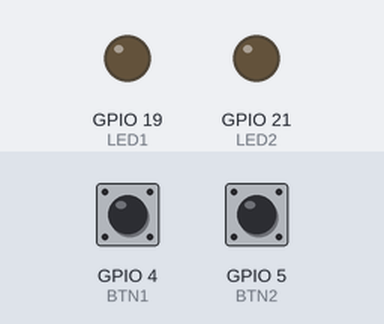
This sketch was run on a simulated ESP32. Shown: output pins drawn as LEDs (lit = HIGH). Dashed ring = blinking. The inputs (shaded band) are chosen by the test bench; at power-on: GPIO 4 (BTN1) HIGH, GPIO 5 (BTN2) HIGH.

Above: at 1.2 s.
1.3 s: GPIO 4 (BTN1) pulled LOW for 3.2 s
At 4.9 s:
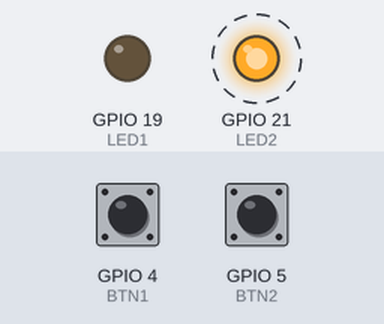
7.5 s: GPIO 4 (BTN1) pulled LOW for 0.15 s
At 8.76 s:
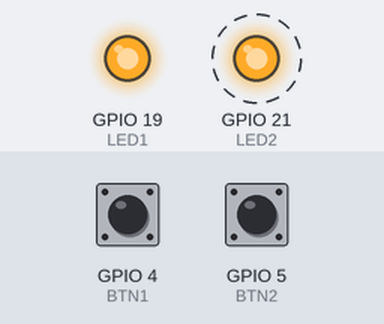
10.6 s: GPIO 5 (BTN2) pulled LOW for 0.15 s
13.6 s: GPIO 5 (BTN2) pulled LOW for 1 s
At 15.36 s:
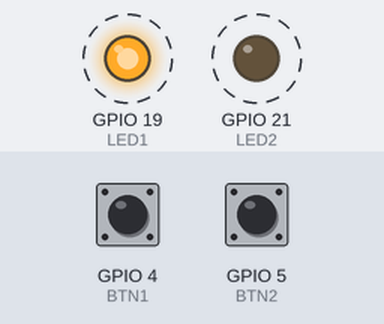
17.6 s: GPIO 5 (BTN2) pulled LOW for 3.2 s
Timing chart, 0 to 24.8 s (numbered marks = the images above; inputs shaded):
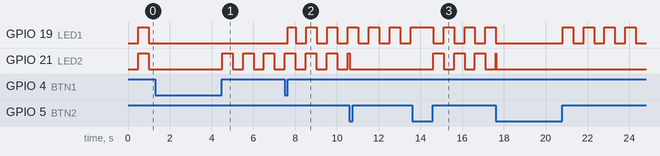

Measured:
- after the input at 1.3 s, GPIO 19 (LED1): stops changing and stays LOW
- after the input at 7.5 s, GPIO 19 (LED1): LOW → HIGH after 0.16 s, then repeats every 1.0 s: LOW 0.50 s, HIGH 0.50 s
- after the input at 13.6 s, GPIO 21 (LED2): alternates HIGH for 0.50 s and LOW for 0.50 s, starting after 1.0 s

The sketch:

Lab1Part3.ino
```cpp
// Filename: Lab1Part3.ino
// Author: Dhruv Naik
// Date: 01/12/2026
// Description: This file controls an LEDs on an ESP32 when pressed by a pushbutton

// ============================= Constants =======================================
const int LED1 = 19; //LED1
const int LED2 = 21; //LED2

const int BTN1 = 4;   //Button 1
const int BTN2 = 5;   //Button 2

// ============================= Global Variables =======================================
bool led1Flashing = true; //true if LED1 is flashing
bool led2Flashing = true; //true if LED2 is flashing

// LED state i.e. whether the LED is on or off
bool led1State = false;
bool led2State = false;

// The last time the LEDs changed state
unsigned long previousMillis1 = 0;
unsigned long previousMillis2 = 0;

//time in between LED flashing
const unsigned long flashInterval = 500;

//button states
bool btn1Prev = HIGH;
bool btn2Prev = HIGH;

//the last time the button was toggled
unsigned long btn1LastChange = 0;
unsigned long btn2LastChange = 0;

const unsigned long debounceDelay = 25; //How long to check for debounce

// ============================= Setup =======================================
void setup() {
  //Set LEDs to output
  pinMode(LED1, OUTPUT);
  pinMode(LED2, OUTPUT);

  //Set buttons to input (when pressed state is LOW)
  pinMode(BTN1, INPUT_PULLUP);
  pinMode(BTN2, INPUT_PULLUP);

  //Write LEDs to LOW
  digitalWrite(LED1, LOW);
  digitalWrite(LED2, LOW);
}

// ============================= Loop =======================================
void loop() {
  //what the current time is now
  unsigned long now = millis();


  // BUTTON 1 logic ---------------------------------
  int reading1 = digitalRead(BTN1);

  //if the button state changed
  if (reading1 != btn1Prev) {
    btn1LastChange = now; //record the time the state changed
    btn1Prev = reading1; //record the state as previous
  }

  //if button is pressed AND its been there for longer than the debounce
  if (reading1 == LOW && (now - btn1LastChange) > debounceDelay) {
    led1Flashing = !led1Flashing; //togle if the led is flashing
    if (!led1Flashing) digitalWrite(LED1, LOW); //if it is not flashing turn the LED off

    //While button is pressed - prevents the button press being recorded for multiple cycles
    while (digitalRead(BTN1) == LOW) {
      //do nothing
    }
    delay(10); //delay to prevent multiple presses
  }

  // BUTTON 2 logic (same logic as button 1)---------------------------------
  int reading2 = digitalRead(BTN2);

  if (reading2 != btn2Prev) {
    btn2LastChange = now;
    btn2Prev = reading2;
  }

  if (reading2 == LOW && (now - btn2LastChange) > debounceDelay) {
    led2Flashing = !led2Flashing;
    if (!led2Flashing) digitalWrite(LED2, LOW);

    while (digitalRead(BTN2) == LOW) {}
    delay(10);
  }


  // LED 1 flashing logic ---------------------------------
  //if the led is flashing and the time elapsed is greater than the flash interval
  if (led1Flashing && now - previousMillis1 >= flashInterval) {
    previousMillis1 = now; //set the time the state changed
    led1State = !led1State; //flip LED state
    digitalWrite(LED1, led1State); //write the new state to pin
  }

  // LED 2 flashing logic (same logic as led 1) ---------------------------------
  if (led2Flashing && now - previousMillis2 >= flashInterval) {
    previousMillis2 = now;
    led2State = !led2State;
    digitalWrite(LED2, led2State);
  }
}
```
